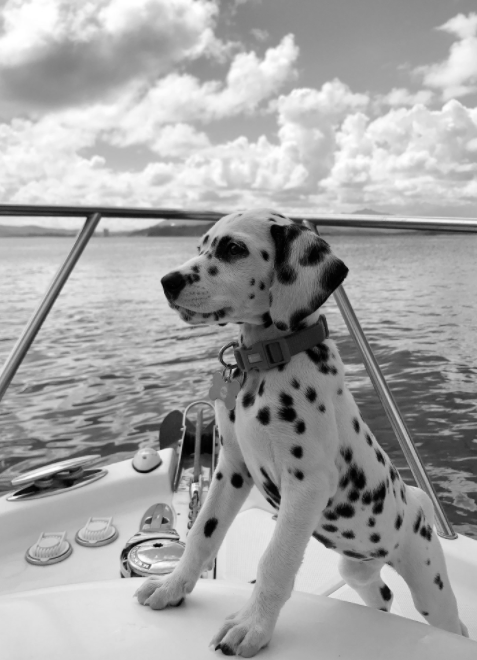
#> input picture controllers/assets/images/dog.png, 477 x 660 px, found by its file name
$ python FirstOrderDerivates.py   (older library calls are emulated)
#> lines starting #> are read from the running program, lines starting #| are printed output that depends on the picture; after the words box and inside, x2 and y2 are one past the last pixel; in counts of white or black regions, pixels touching at a corner belong together
import cv2

img = cv2.imread('dog.png',0)
#> img is the input picture: shape (660, 477); min 1, max 255, mean 164.4
sobelx = cv2.Sobel(img,cv2.CV_64F,1,0,ksize=5)
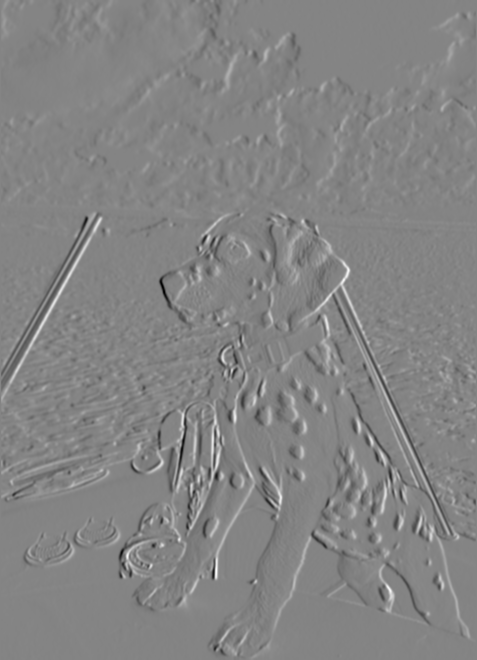
#> sobelx: shape (660, 477) float64; min -8830, max 8186, mean -5.7; drawn with min black and max white
sobely = cv2.Sobel(img,cv2.CV_64F,0,1,ksize=5)
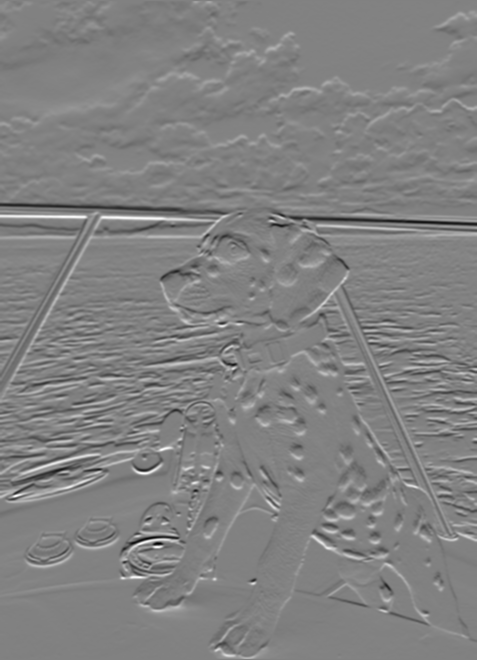
#> sobely: shape (660, 477) float64; min -8674, max 8372, mean 1.1; drawn with min black and max white


cv2.imshow("Original", img)
cv2.imshow("Sobel X", sobelx)
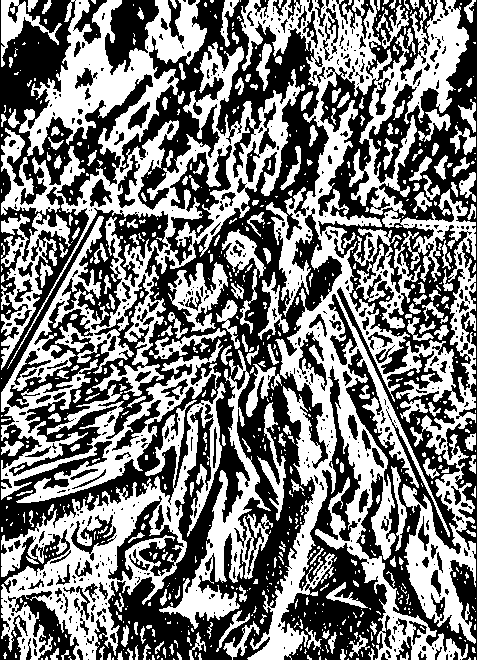
#> window 'Sobel X': shape (660, 477); 47.8% white; 783 white regions (555 under 20 px), largest, box (x1, y1, x2, y2) and area: (241, 0, 476, 660) 54418, (1, 0, 305, 503) 43663, (1, 382, 226, 660) 16554
cv2.imshow("Sobel Y", sobely)
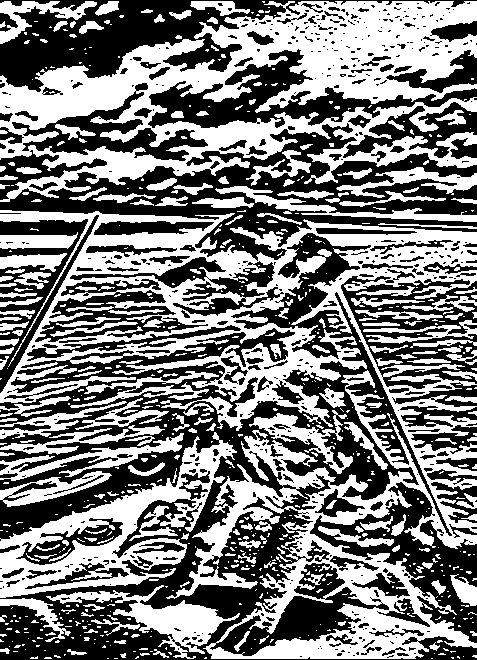
#> window 'Sobel Y': shape (660, 477); 48.5% white; 690 white regions (474 under 20 px), largest, box (x1, y1, x2, y2) and area: (0, 210, 477, 659) 59132, (0, 1, 477, 202) 40390, (0, 432, 237, 598) 10645

cv2.waitKey(0)

$ run again, with controllers/assets/images/moon.png copied over controllers/assets/images/dog.png
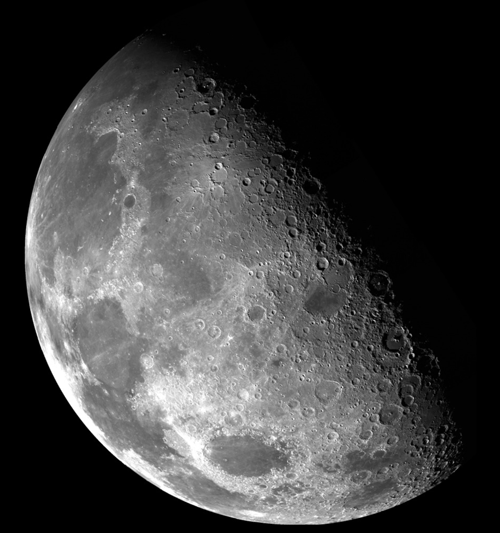
#> input picture controllers/assets/images/moon.png, 500 x 533 px, found by its file name
#> img is the input picture: shape (533, 500); min 0, max 255, mean 62.8
#> `cv2.imshow("Sobel X", sobelx)`:
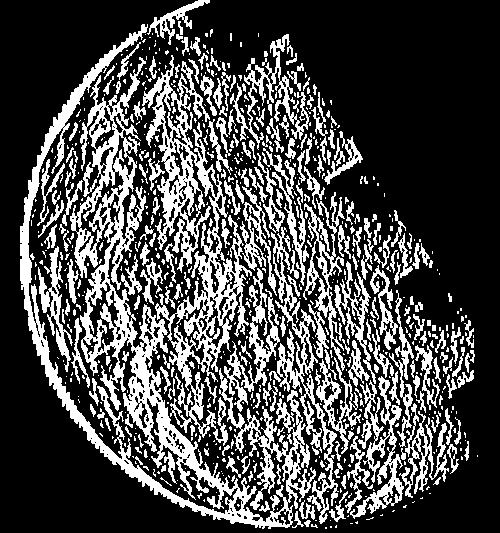
#> window 'Sobel X': shape (533, 500); 28.9% white; 752 white regions (509 under 20 px), largest, box (x1, y1, x2, y2) and area: (20, 24, 316, 529) 23363, (142, 55, 252, 446) 11309, (271, 227, 339, 524) 3513
#> `cv2.imshow("Sobel Y", sobely)`:
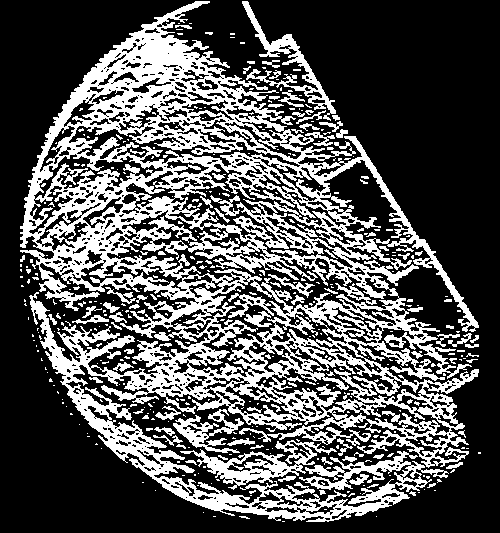
#> window 'Sobel Y': shape (533, 500); 33% white; 430 white regions (332 under 20 px), largest, box (x1, y1, x2, y2) and area: (20, 1, 479, 522) 75220, (180, 440, 337, 490) 2187, (242, 1, 336, 121) 1800

$ run again, with controllers/assets/images/turkey.png copied over controllers/assets/images/dog.png
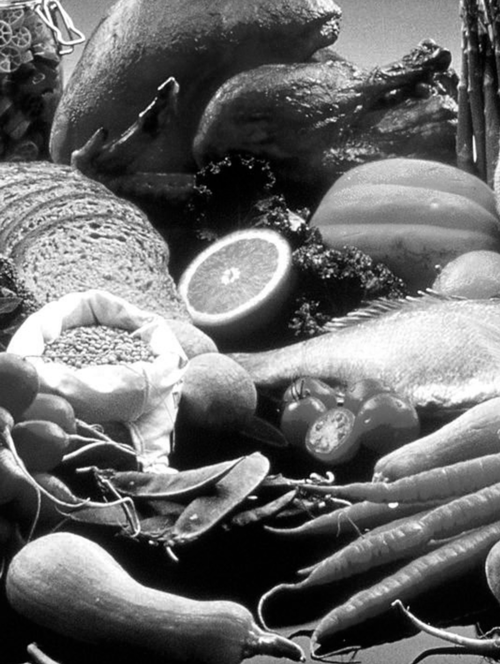
#> input picture controllers/assets/images/turkey.png, 500 x 664 px, found by its file name
#> img is the input picture: shape (664, 500); min 0, max 255, mean 106.3
#> `cv2.imshow("Sobel X", sobelx)`:
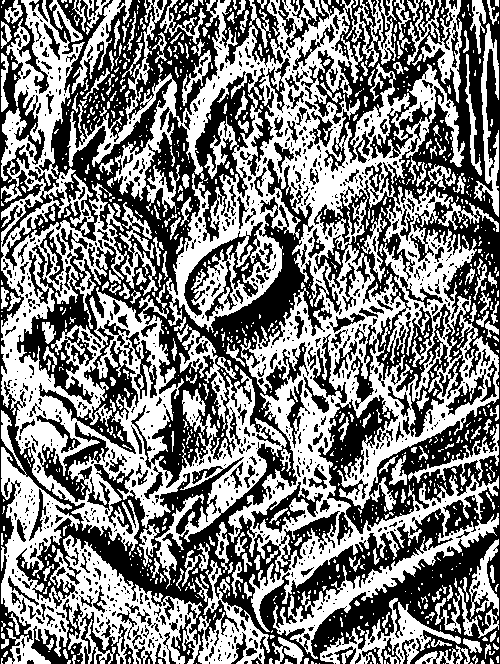
#> window 'Sobel X': shape (664, 500); 49.7% white; 1059 white regions (820 under 20 px), largest, box (x1, y1, x2, y2) and area: (67, 0, 499, 659) 75596, (1, 0, 287, 589) 39284, (1, 410, 203, 664) 14641
#> `cv2.imshow("Sobel Y", sobely)`:
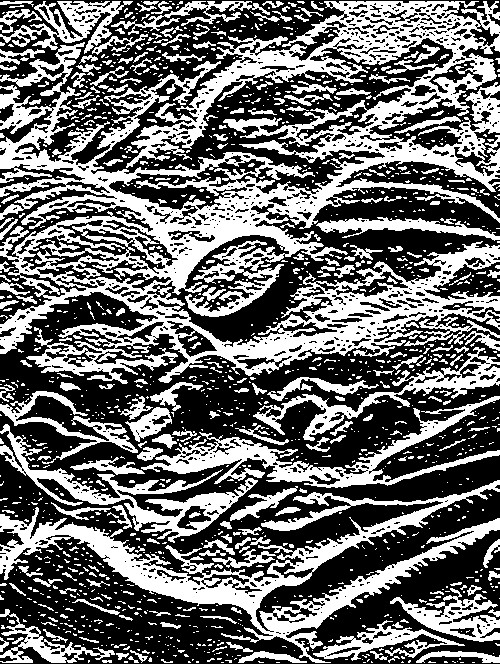
#> window 'Sobel Y': shape (664, 500); 42.4% white; 1383 white regions (1116 under 20 px), largest, box (x1, y1, x2, y2) and area: (0, 1, 500, 384) 71251, (0, 480, 500, 663) 16567, (141, 396, 500, 488) 6414

$ run again, with controllers/assets/images/NoisySeagull.jpg saved as controllers/assets/images/dog.png
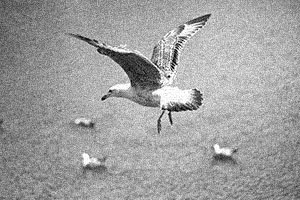
#> input picture controllers/assets/images/NoisySeagull.jpg, 300 x 200 px, found by its file name
#> img is the input picture: shape (200, 300); min 1, max 255, mean 159.2
#> `cv2.imshow("Sobel X", sobelx)`:
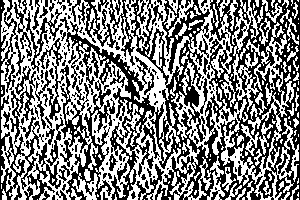
#> window 'Sobel X': shape (200, 300); 50.8% white; black in thin lines or dots
#> `cv2.imshow("Sobel Y", sobely)`:
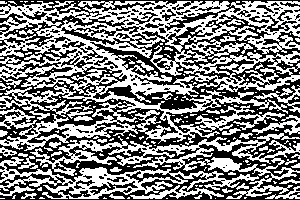
#> window 'Sobel Y': shape (200, 300); 50.3% white; 197 black regions (154 under 20 px), largest, box (x1, y1, x2, y2) and area: (0, 0, 300, 200) 25983, (0, 44, 77, 70) 524, (89, 181, 138, 195) 198
